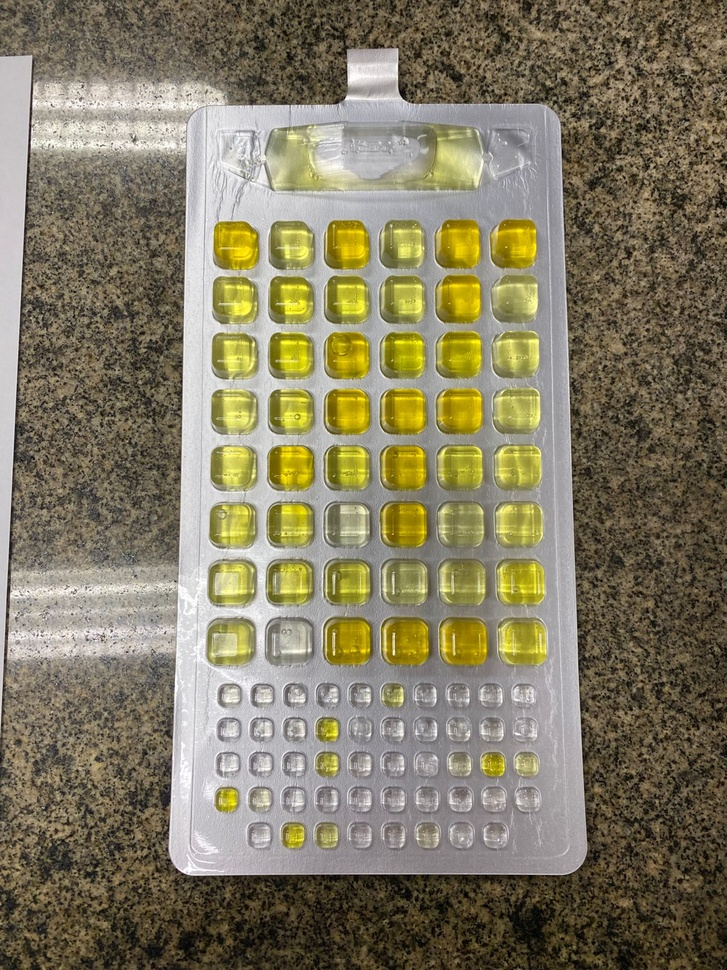
#> input picture data/raw/image1.jpg, 727 x 970 px, shrunk from 1200 x 1600 before the run, found by its file name
$ python cropper.py
#> lines starting #> are read from the running program, lines starting #| are printed output that depends on the picture; after the words box and inside, x2 and y2 are one past the last pixel; in counts of white or black regions, pixels touching at a corner belong together
"""
Image segmentation module for Colilert Quanti-Tray analysis.

This module provides functionality to segment Colilert Quanti-Tray plates from images
using GrabCut algorithm and contour detection techniques. The Quanti-Tray is used
for water quality testing to detect E. coli and coliform bacteria.
"""

import cv2
import numpy as np


def segment_plate(image_path):
    """
    Segment and extract the Colilert Quanti-Tray from an image.

    This function uses the GrabCut algorithm to perform foreground/background
    segmentation, followed by contour detection to find the largest connected
    component (assumed to be the Quanti-Tray). The result is a cropped image
    containing only the segmented tray area.

    Args:
        image_path (str): Path to the input image file containing the Quanti-Tray.

    Returns:
        numpy.ndarray: Cropped BGR image containing only the segmented tray area.

    Raises:
        FileNotFoundError: If the image file cannot be loaded.
        ValueError: If no contours are found in the segmented image.

    """
#> called with image_path = 'data/raw/image1.jpg'
    img = cv2.imread(image_path)
#> img is the input picture: shape (970, 727, 3); mean B, G, R 98.7, 123.1, 130.5
    if img is None:
        raise FileNotFoundError(f"Could not load image: {image_path}")

    # Initialize GrabCut algorithm with rectangular region of interest
    rect = (100, 100, img.shape[1] - 100, img.shape[0] - 100)
#> rect = (100, 100, 627, 870)
    mask = np.zeros(img.shape[:2], np.uint8)
    bgdModel = np.zeros((1, 65), np.float64)
    fgdModel = np.zeros((1, 65), np.float64)

    # Apply GrabCut algorithm for foreground/background segmentation
    cv2.grabCut(img, mask, rect, bgdModel, fgdModel, 5, cv2.GC_INIT_WITH_RECT)
    mask2 = np.where((mask == 2) | (mask == 0), 0, 1).astype('uint8')
    segmented = img * mask2[:, :, np.newaxis]
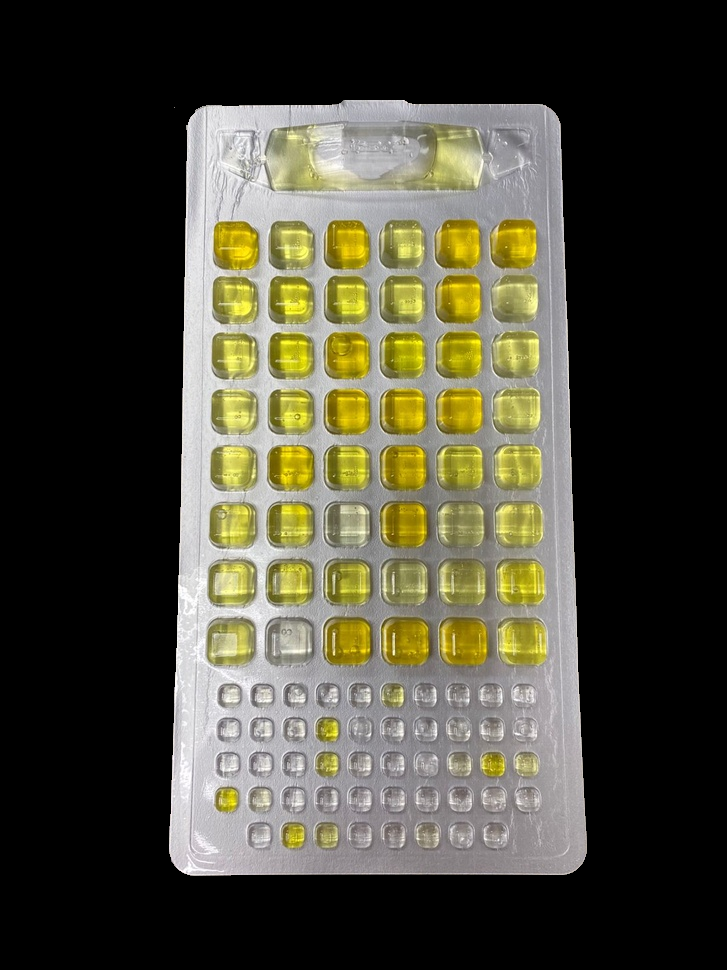
#> segmented: shape (970, 727, 3); mean B, G, R 56.5, 71.1, 73.1

    # Convert to grayscale and create binary mask
    gray = cv2.cvtColor(segmented, cv2.COLOR_BGR2GRAY)
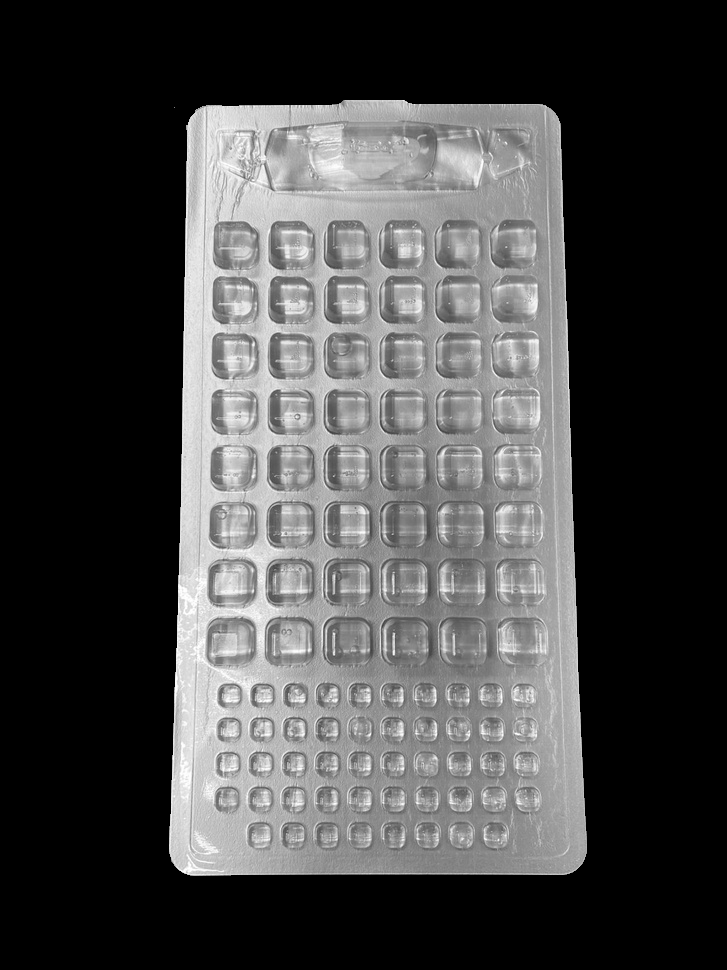
#> gray: shape (970, 727); min 0, max 255, mean 70
    _, binary = cv2.threshold(gray, 10, 255, cv2.THRESH_BINARY)
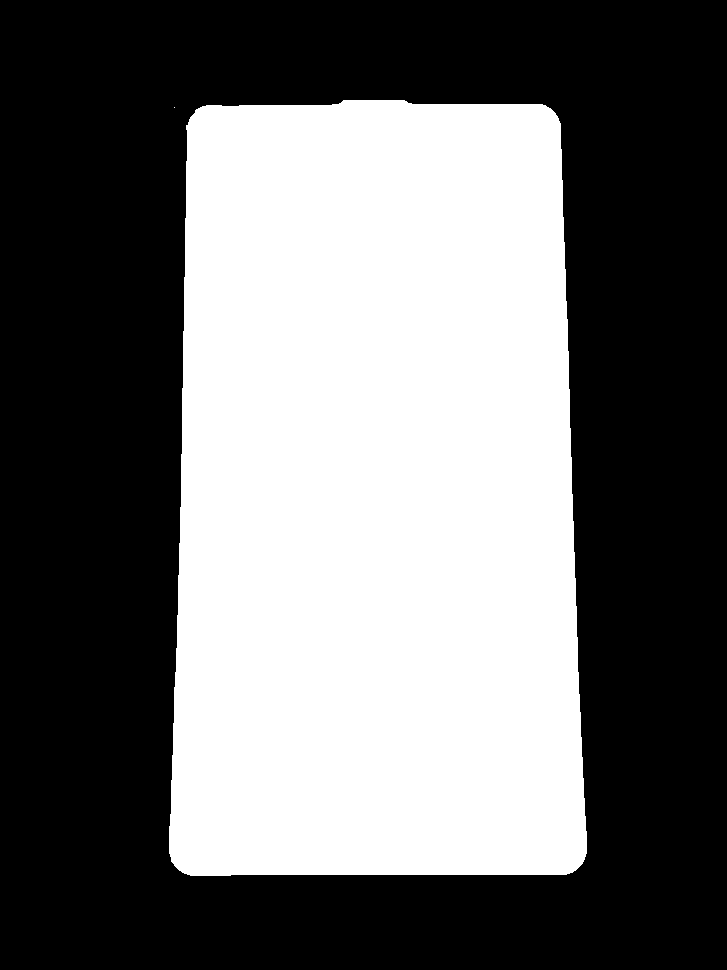
#> binary: shape (970, 727); 43% white; 2 white regions (1 under 20 px)

    # Find contours to identify the tray boundary
    contours, _ = cv2.findContours(binary, cv2.RETR_EXTERNAL, cv2.CHAIN_APPROX_SIMPLE)
#> contours = 2 contours, 1 with area under 20; largest, box (x1, y1, x2, y2) and area: (169, 100, 587, 876) 301882
    if not contours:
        raise ValueError("No contours found in the segmented image!")

    # Select the largest contour (assumed to be the Quanti-Tray)
    largest_contour = max(contours, key=cv2.contourArea)
#> largest_contour = contour of 175 points, box (x1, y1, x2, y2) (169, 100, 587, 876), area 301882

    # Create mask from the largest contour and apply it
    new_mask = np.zeros_like(gray)
    cv2.drawContours(new_mask, [largest_contour], -1, 255, thickness=cv2.FILLED)
#> new_mask: shape (970, 727); 43% white; 1 white region, box (x1, y1, x2, y2) and area: (169, 100, 587, 876) 303020

    # Apply the mask to extract the tray region
    result = cv2.bitwise_and(img, img, mask=new_mask)

    # Crop to the bounding rectangle of the contour
    x, y, w, h = cv2.boundingRect(largest_contour)
#> x = 169; y = 100; w = 418; h = 776
    cropped = result[y:y+h, x:x+w]
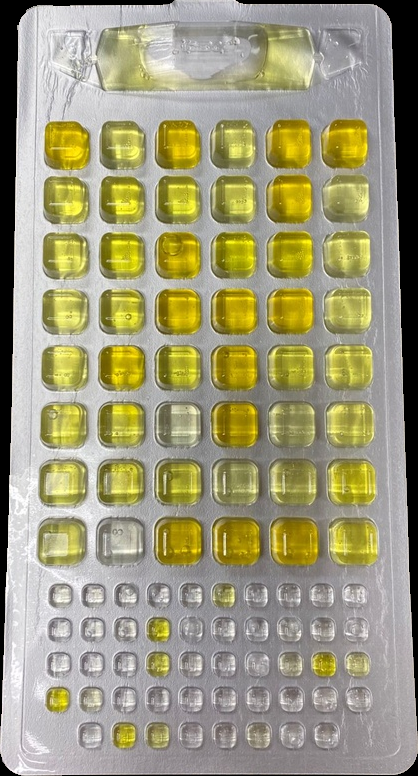
#> cropped: shape (776, 418, 3); mean B, G, R 122.8, 154.6, 159

    return cropped


if __name__ == "__main__":
    # Example usage for testing the segmentation function
    file_path = "data/raw/image1.jpg"
    segmented_image = segment_plate(file_path)
    cv2.imwrite("data/processed/segmented_image.jpg", segmented_image)
    print("Quanti-Tray segmentation completed successfully.")

$ run again, with data/raw/image10.jpg copied over data/raw/image1.jpg
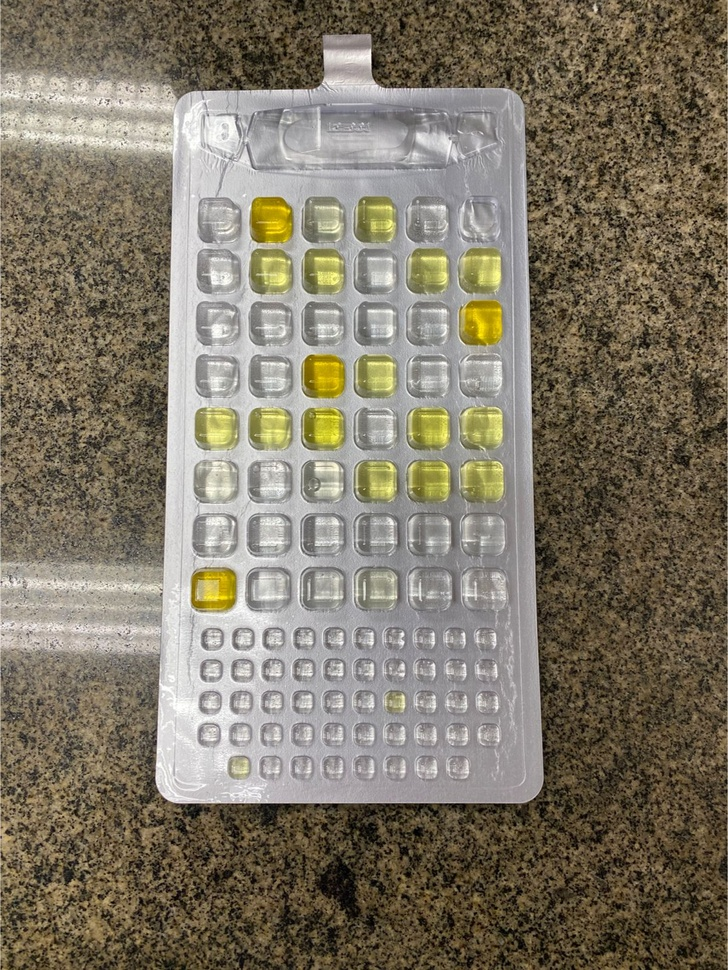
#> input picture data/raw/image10.jpg, 728 x 970 px, shrunk from 1201 x 1600 before the run, found by its file name
#> in segment_plate, img is the input picture: shape (970, 728, 3); mean B, G, R 102.1, 118.8, 127
#> in segment_plate, `_, binary = cv2.threshold(gray, 10, 255, cv2.THRESH_BINARY)`:
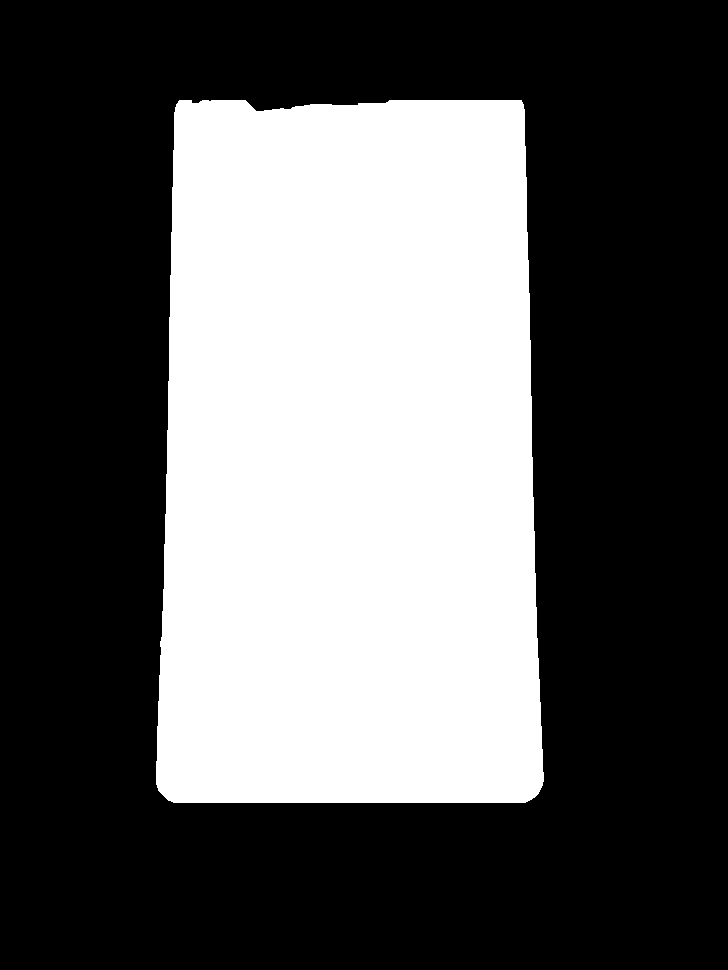
#> binary: shape (970, 728); 36.4% white; 1 white region
#> contours = 1 contour; box (x1, y1, x2, y2) and area: (156, 100, 544, 803) 255995
#> largest_contour = contour of 161 points, box (x1, y1, x2, y2) (156, 100, 544, 803), area 255995
#> x = 156; y = 100; w = 388; h = 703
#> in segment_plate, `cropped = result[y:y+h, x:x+w]`:
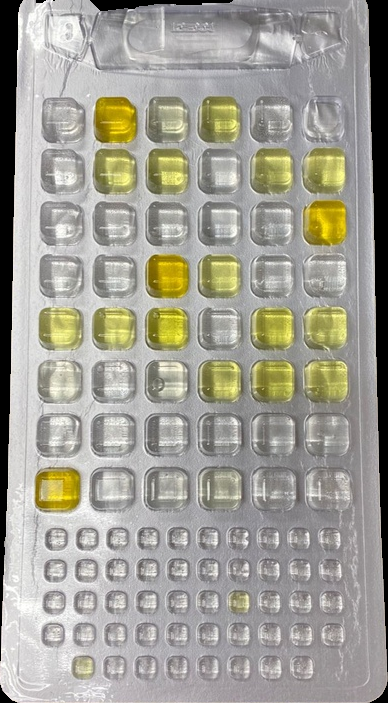
#> cropped: shape (703, 388, 3); mean B, G, R 148.9, 159.3, 161.4

$ run again, with data/raw/image11.jpg copied over data/raw/image1.jpg
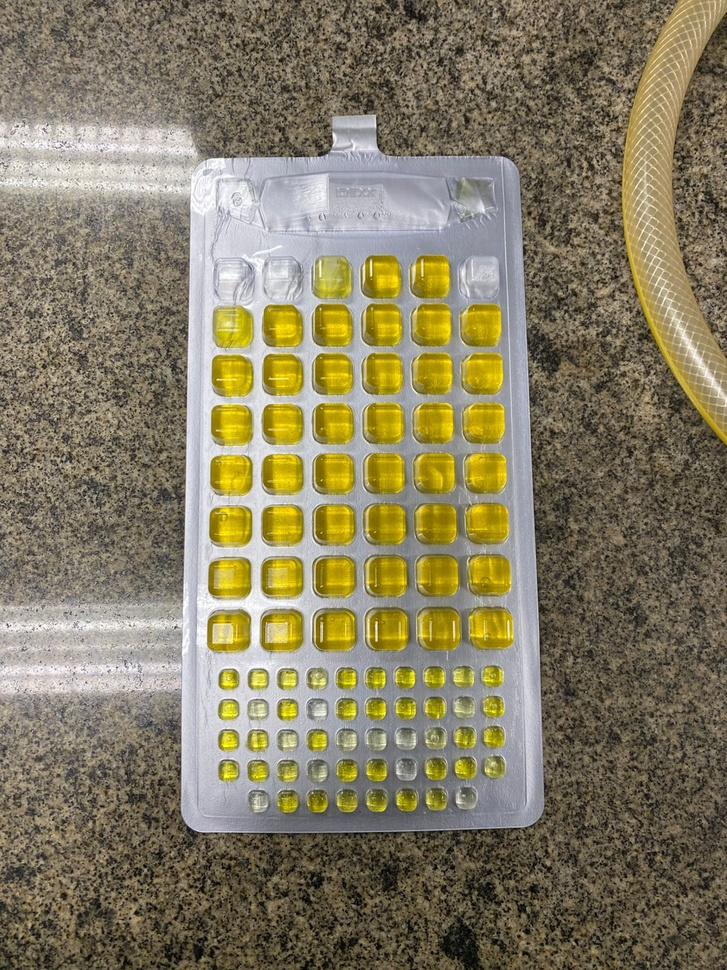
#> input picture data/raw/image11.jpg, 727 x 970 px, shrunk from 1200 x 1600 before the run, found by its file name
#> in segment_plate, img is the input picture: shape (970, 727, 3); mean B, G, R 98.1, 124.5, 132.5
#> in segment_plate, `_, binary = cv2.threshold(gray, 10, 255, cv2.THRESH_BINARY)`:
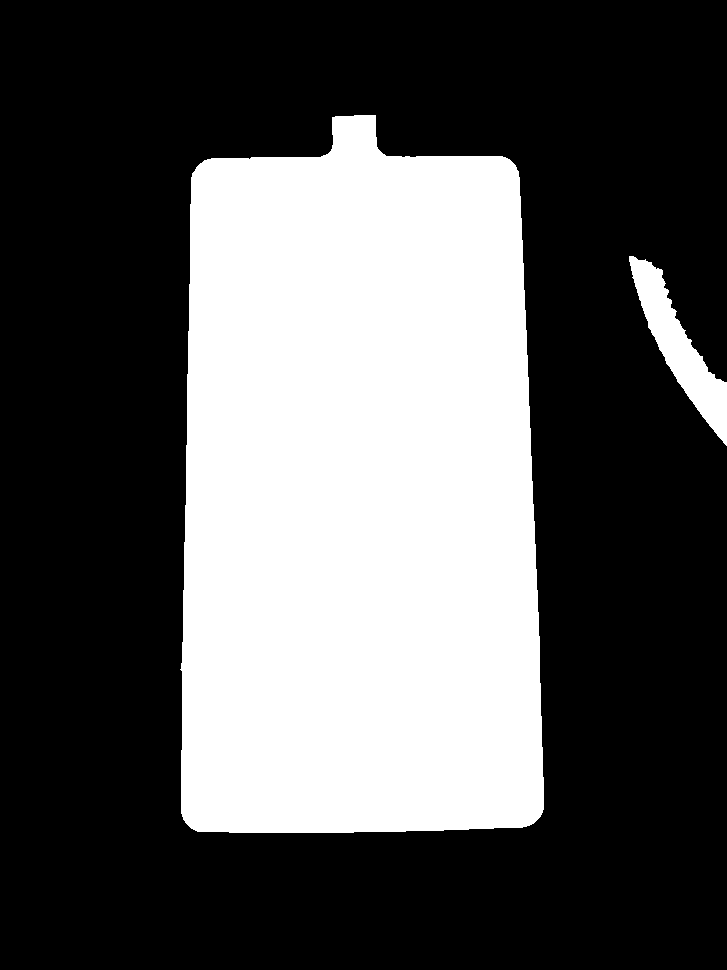
#> binary: shape (970, 727); 34.2% white; 2 white regions
#> contours = 2 contours; box (x1, y1, x2, y2) and area: (180, 115, 544, 833) 234702, (629, 256, 727, 446) 5476
#> largest_contour = contour of 182 points, box (x1, y1, x2, y2) (180, 115, 544, 833), area 234702
#> new_mask: shape (970, 727); 33.4% white; 1 white region, box (x1, y1, x2, y2) and area: (180, 115, 544, 833) 235725
#> x = 180; y = 115; w = 364; h = 718
#> in segment_plate, `cropped = result[y:y+h, x:x+w]`:
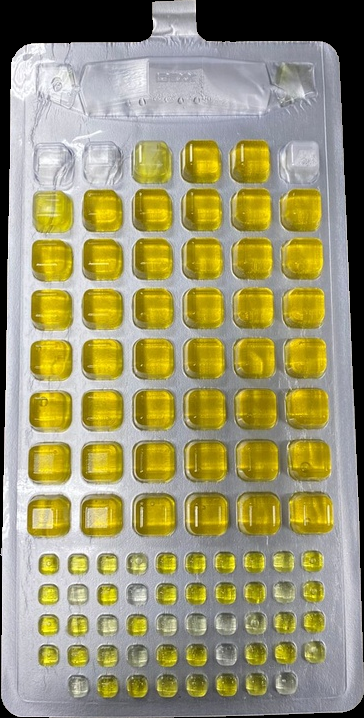
#> cropped: shape (718, 364, 3); mean B, G, R 110, 149.3, 155.1
